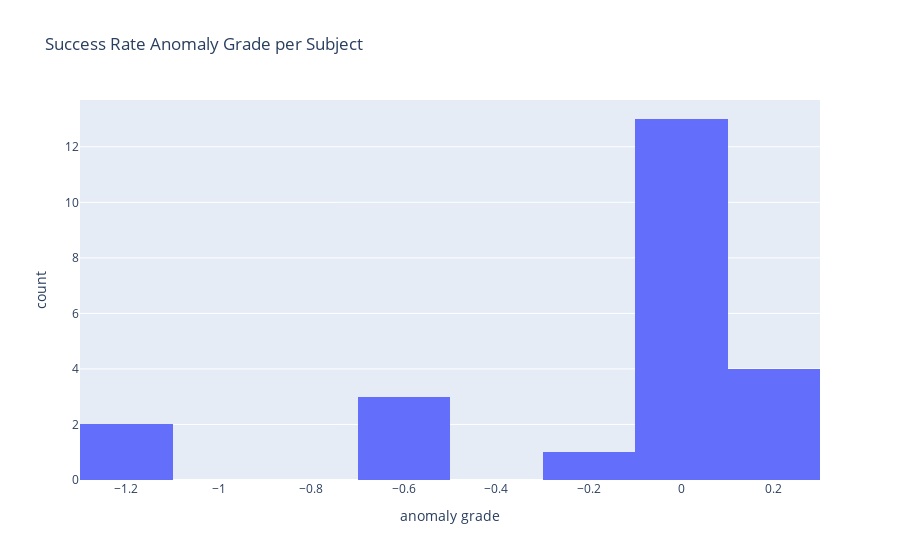

The notebook cell this image was saved under:
### Code cell
success_q1, success_q3 = success_per_subject['success_rate'].quantile([0.25, 0.75])
success_iqr = success_q3 - success_q1

success_per_subject['anomaly_grade'] = success_per_subject['success_rate'].apply(process.get_single_anomaly_grade
                                                                                    , args=(success_q1, success_q3, success_iqr))

px.histogram(success_per_subject, nbins=10, x='anomaly_grade'
             , title='Success Rate Anomaly Grade per Subject', labels={'anomaly_grade': 'anomaly grade'})

### Figure 1 — Plotly figure (JSON) as saved in the notebook; plotly's stock layout.template omitted (floating-point values rounded to 4 significant figures)
{"data": [{"alignmentgroup": "True", "bingroup": "x", "hovertemplate": "anomaly grade=%{x}<br>count=%{y}<extra></extra>", "legendgroup": "", "marker": {"color": "#636efa", "pattern": {"shape": ""}}, "name": "", "nbinsx": 10, "offsetgroup": "", "orientation": "v", "showlegend": false, "type": "histogram", "x": [0, -1.221, -0.6471, 0, 0, 0, 0, 0, 0, 0, 0, 0.2353, 0.2353, 0.1176, 0, -0.6471, 0, -0.6471, 0, 0.1176, -0.1765, 0, -1.235], "xaxis": "x", "yaxis": "y"}], "layout": {"barmode": "relative", "legend": {"tracegroupgap": 0}, "title": {"text": "Success Rate Anomaly Grade per Subject"}, "xaxis": {"anchor": "y", "domain": [0, 1], "title": {"text": "anomaly grade"}}, "yaxis": {"anchor": "x", "domain": [0, 1], "title": {"text": "count"}}}}
